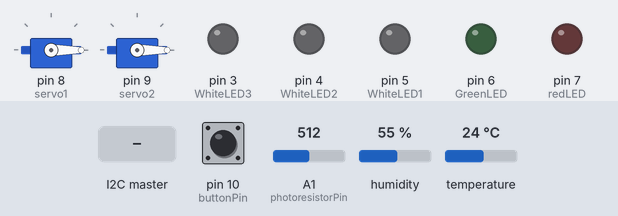
The sketch below on a simulated Arduino Uno, built with avr-gcc and run on an emulated ATmega328P. Shown: 2 × servo, output pins drawn as LEDs (lit = HIGH). The inputs (shaded band) are chosen by the test bench; at power-on: A1 (photoresistorPin) = 512, pin 10 (buttonPin) HIGH, humidity 55 %, temperature 24 °C. What the sketch prints to the serial monitor is not drawn.

Above: at 1.2 s.
1.3 s: A1 (photoresistorPin) set to 481
At 2.0 s:
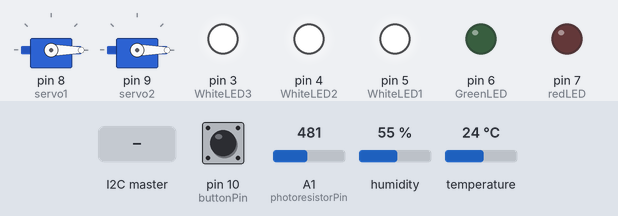
2.8 s: the I2C master sends "S"
At 3.6 s:
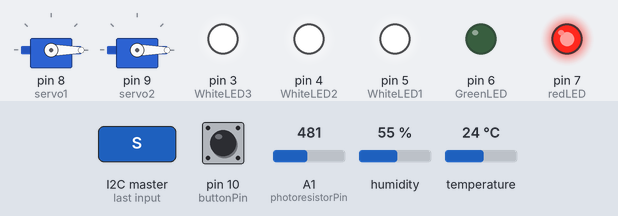
4.3 s: A1 (photoresistorPin) set to 510
At 4.9 s:
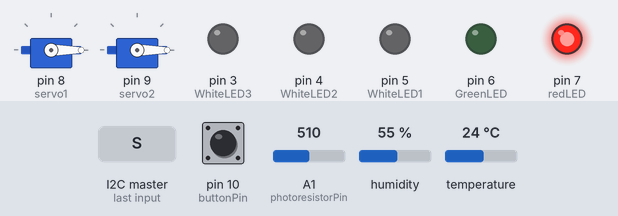
5.8 s: A1 (photoresistorPin) set to 490
At 6.5 s:
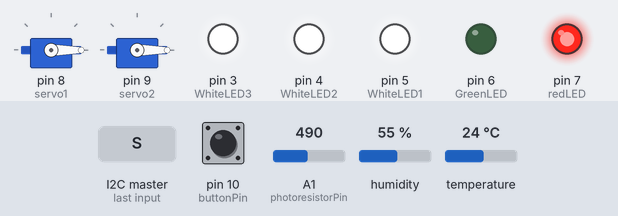
7.5 s: A1 (photoresistorPin) set to 511
At 8.7 s:
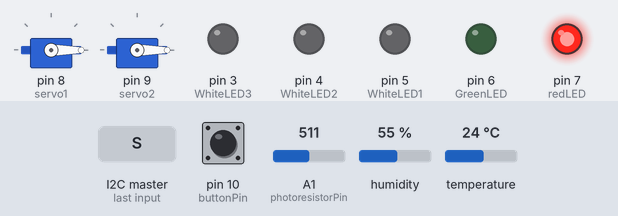
Timing chart, 0 to 10.5 s (numbered marks = the images above; inputs shaded):
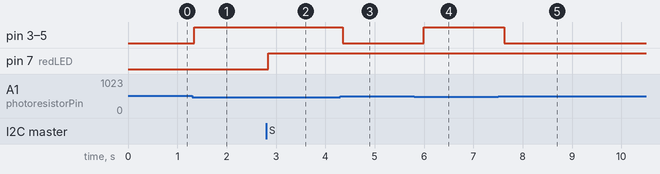

The sketch:

FactoryPlus_ard2.ino
```cpp
/*
Factory Plus - A Smart Conveyor Belt System
FactoryPlus, the smart conveyor belt system enhances safety and productivity through an Arduino based
setup designed for factory environments. One of the Arduinos handles safety monitoring using an ultrasonic
sensor, temperature and humidity sensor, and photoresistor, identifying potential hazards and issuing alerts via visual
and auditory signals. The second Arduino focuses on productivity, tracking real-time product counts and conveyor
movement using servo motors, an LCD, and a piezo speaker. This integrated system aims to minimize risks, increase
efficiency, and offer a reliable solution for optimized operations.
*/

#include <Servo.h>
#include <Wire.h>
#include <DHT.h>

#define DHTPIN 2
#define DHTTYPE DHT11

DHT dht(DHTPIN, DHTTYPE);
Servo servo1, servo2;

const int buttonPin = 10;
const int redLED = 7;
const int GreenLED = 6;
const int WhiteLED1 = 5;
const int WhiteLED2 = 4;
const int WhiteLED3 = 3;
const int photoresistorPin = A1;
const int lightThreshold = 500;

bool tempStop = false; // Flag to indicate if motor should stop due to temperature condition
bool motorState = false; // Flag to indicate the current motor state (on/off)

int lastButtonState = LOW;
int currentButtonState = LOW;
unsigned long lastRotationTime = 0; // To keep track of the last time motors rotated
const unsigned long interval = 4000; // Interval for motor rotation in milliseconds

void setup() {
    Serial.begin(9600);
    dht.begin();
    servo1.attach(8);
    servo2.attach(9);
    pinMode(buttonPin, INPUT_PULLUP);
    Wire.begin(8); // Initialize I2C communication with address 8
    stopMotors(); // Initially stop motors

    // Set pin modes for LEDs
    pinMode(redLED, OUTPUT);
    pinMode(GreenLED, OUTPUT);
    pinMode(WhiteLED1, OUTPUT);
    pinMode(WhiteLED2, OUTPUT);
    pinMode(WhiteLED3, OUTPUT);
    Wire.onReceive(receiveEvent); // Register event handler for receiving data over I2C
}

void loop() {
    Serial.println("outside");
    currentButtonState = digitalRead(buttonPin); // Read the state of the button
    checkTemperature(); // Check the temperature and handle motor stop if necessary
    Wire.onReceive(receiveEvent); // Continuously listen for incoming I2C messages
    checkLightLevel(); // Check the light level and adjust LEDs accordingly

    // Handle button press for starting/stopping motors
    if (currentButtonState == LOW && lastButtonState == HIGH) {
        tempStop = false;
        delay(50); // Debounce delay
        if (!tempStop) { // If temperature condition allows
            motorState = !motorState; // Toggle motor state
            if (motorState) {
                Serial.println("Motors started");
                digitalWrite(GreenLED, HIGH); // Turn on green LED to indicate motors are running
            } else {
                Serial.println("Motors stopped");
                digitalWrite(GreenLED, LOW); // Turn off green LED
                stopMotors(); // Stop the motors
            }
        } else {
            Serial.println("Motors cannot start. Temperature condition not met.");
        }
        lastButtonState = currentButtonState; // Update last button state
    }

    // Rotate motors at regular intervals if they are on
    if (motorState) {
        unsigned long currentTime = millis();
        if (currentTime - lastRotationTime >= interval) {
            lastRotationTime = currentTime;
            rotateMotors();
        }
    }
}

// Function to check temperature and handle conditions for motor stop
void checkTemperature() {
    float t = dht.readTemperature(); // Read temperature from DHT sensor
    if (isnan(t)) { // If reading failed
        Serial.println("Failed to read from DHT sensor!");
        return;
    }
    Serial.println(t, "outside");
    if (t < 20) { // If temperature is below threshold
        Wire.beginTransmission(1); // Start I2C communication to address 1
        Wire.onRequest(requestEvent); // Set event for sending data
        Serial.println(t);
        Wire.endTransmission();
        stopMotors(); // Stop motors due to low temperature
        motorState = false; // Update motor state
        tempStop = true; // Set temperature stop flag
        digitalWrite(redLED, HIGH); // Turn on red LED to indicate stop condition
    } else {
        Wire.onRequest(requestEvent2); // Set event for sending data when temperature is okay
    }
}

// Event handler for receiving data over I2C
void receiveEvent(int howMany) {
    Serial.print("check2");
    while (Wire.available()) {
        char c = Wire.read();
        Serial.print("check1");
        if (c == 'S') { // If command is to stop
            stopMotors();
            digitalWrite(redLED, HIGH); // Turn on red LED
            motorState = false; // Update motor state to off
        }
    }
}

// Event handler for sending 'F' over I2C when temperature is below threshold
void requestEvent() {
    Wire.write('F');
}

// Event handler for sending 'Q' over I2C when temperature is okay
void requestEvent2() {
    Wire.write('Q');
}

// Function to rotate motors by 90 degrees
void rotateMotors() {
    digitalWrite(redLED, LOW); // Turn off red LED as motors are running
    Serial.println("Rotating motors by 90 degrees");
    servo1.write(90);
    servo2.write(90);
    delay(500); // Wait for servos to complete rotation
    servo1.write(0);
    servo2.write(0);
}

// Function to stop motors
void stopMotors() {
    servo1.write(0);
    servo2.write(0);
}

// Function to check light level and control LEDs accordingly
void checkLightLevel() {
    int lightLevel = analogRead(photoresistorPin); // Read light level from photoresistor
    if (lightLevel < lightThreshold) { // If it is dark
        digitalWrite(WhiteLED1, HIGH);
        digitalWrite(WhiteLED2, HIGH);
        digitalWrite(WhiteLED3, HIGH);
        Serial.println("It's dark - LEDs on");
    } else { // If it is bright
        digitalWrite(WhiteLED1, LOW);
        digitalWrite(WhiteLED2, LOW);
        digitalWrite(WhiteLED3, LOW);
        Serial.println("It's bright - LEDs off");
    }
}
```

Measured:
- the behaviour switches between 500 and 499 on A1 (photoresistorPin) (found by bisection; images 0 and 1)
- after the input at 1.3 s, pin 3 (WhiteLED3), pin 4 (WhiteLED2), pin 5 (WhiteLED1): LOW → HIGH at once
- after the input at 2.8 s, pin 7 (redLED): LOW → HIGH at once
- after the input at 4.3 s, pin 3 (WhiteLED3), pin 4 (WhiteLED2), pin 5 (WhiteLED1): HIGH → LOW after 0.05 s
- after the input at 5.8 s, pin 3 (WhiteLED3), pin 4 (WhiteLED2), pin 5 (WhiteLED1): LOW → HIGH after 0.20 s
- after the input at 7.5 s, pin 3 (WhiteLED3), pin 4 (WhiteLED2), pin 5 (WhiteLED1): HIGH → LOW after 0.12 s
